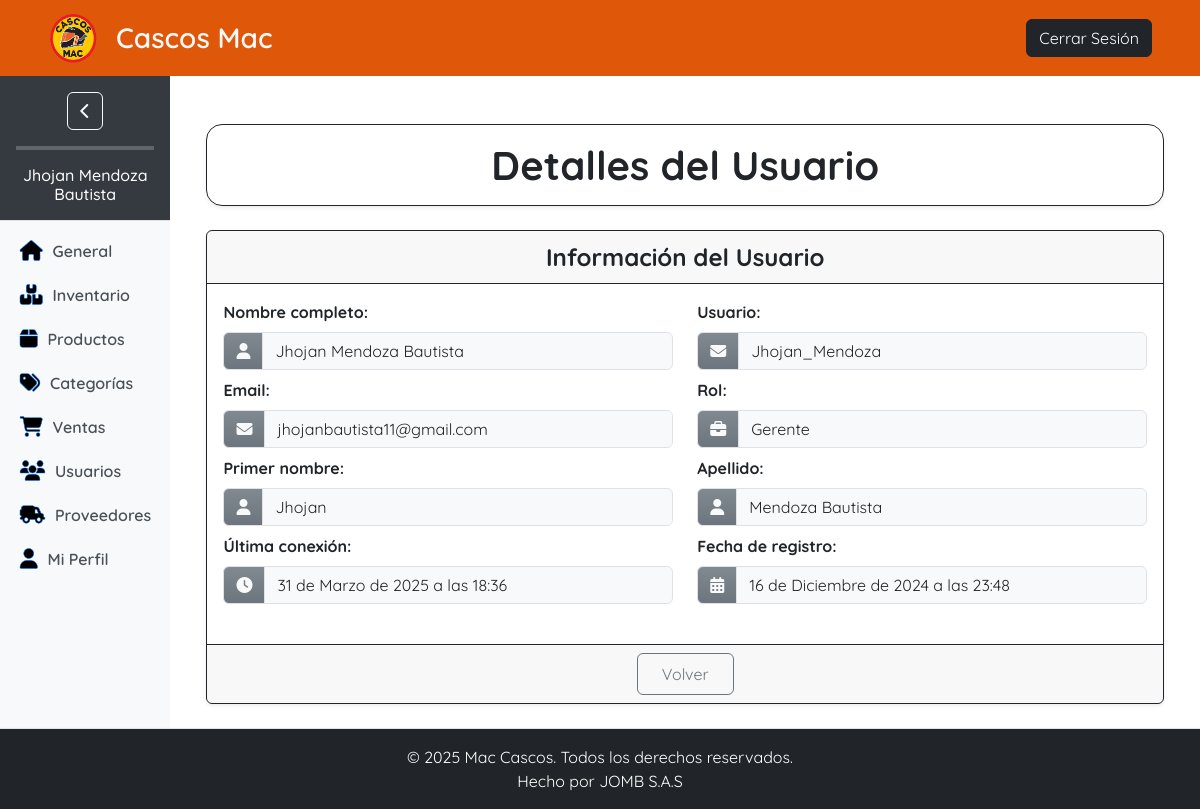
/usuarios/1/detalle/ (signed in), run on an earlier commit of the app's database.
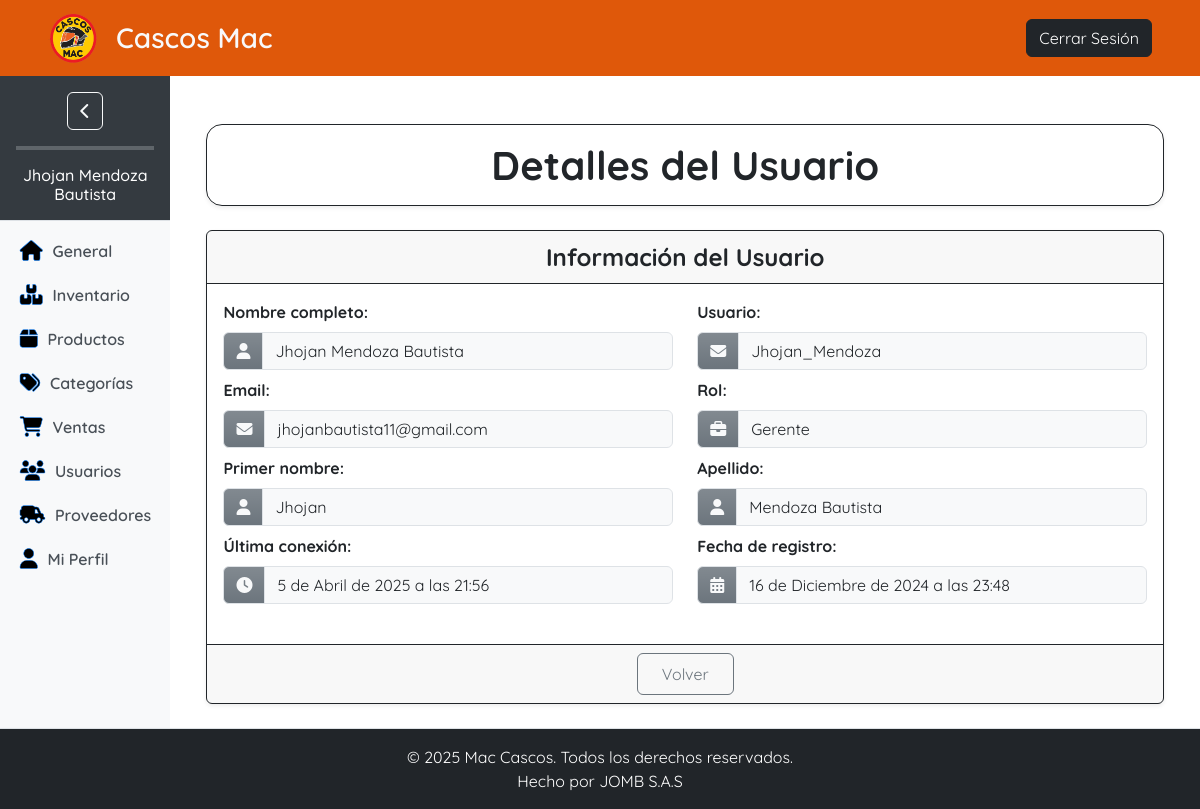
And on a later commit of the database.
### usuarios/models.py (models this page shows, shortened)
class Usuario(AbstractUser):
    EMAIL_FIELD = 'email'
    ROLES = (
        ('', 'Seleccione una opción'),
        ('gerente', 'Gerente'),
        ('vendedor', 'Vendedor'),
    )
    email = models.EmailField(unique=True)
    rol = models.CharField(
        max_length=20,
        choices=ROLES,
    )

### usuarios/views.py (the view)
# urls.py: path('<int:pk>/detalle/', DetalleDeUsuarioView.as_view(), name='detalle_usuario'),
class DetalleDeUsuarioView(LoginRequiredMixin, DetailView):
    login_url = 'login'  # Redirige si no está autenticado
    model = Usuario
    template_name = 'dashboard/usuarios/detalle_usuario.html'
    context_object_name = 'usuario'

### templates/dashboard/usuarios/detalle_usuario.html (shortened to what the changed rows need)
{% extends 'base_dashboard.html' %}
{% block content %}
<div class="container mt-4">
    <h1 class="text-center fw-bold border border-dark p-3 rounded-4 shadow-sm mb-4">Detalles del Usuario</h1>
    <div class="card shadow-sm border border-dark">
        <div class="card-body">
            <div class="row mb-3">
                <div class="col-md-6 mb-2">
                    <div class="input-group">
                        <span class="input-group-text bg-secondary bg-gradient text-light"><i class="fa-solid fa-user"></i></span>
                        <span class="form-control bg-light text-dark">
                            {{ usuario.get_full_name|default:"N/A" }}
                        </span>
                    </div>
                </div>
                <div class="col-md-6 mb-2">
                    <div class="input-group">
                        <span class="input-group-text bg-secondary bg-gradient text-light"><i class="fa-solid fa-envelope"></i></span>
                        <span class="form-control bg-light text-dark">{{ usuario.username }}</span>
                    </div>
                </div>
                <div class="col-md-6 mb-2">
                    <div class="input-group">
                        <span class="input-group-text bg-secondary bg-gradient text-light"><i class="fa-solid fa-envelope"></i></span>
                        <span class="form-control bg-light text-dark">{{ usuario.email }}</span>
                    </div>
                </div>
                <div class="col-md-6 mb-2">
                    <div class="input-group">
                        <span class="input-group-text bg-secondary bg-gradient text-light"><i class="fa-solid fa-briefcase"></i></span>
                        <span class="form-control bg-light text-dark">{{ usuario.get_rol_display }}</span>
                    </div>
                </div>
                <div class="col-md-6 mb-2">
                    <div class="input-group">
                        <span class="input-group-text bg-secondary bg-gradient text-light"><i class="fa-solid fa-user"></i></span>
                        <span class="form-control bg-light text-dark">{{ usuario.first_name }}</span>
                    </div>
                </div>
                <div class="col-md-6 mb-2">
                    <div class="input-group">
                        <span class="input-group-text bg-secondary bg-gradient text-light"><i class="fa-solid fa-user"></i></span>
                        <span class="form-control bg-light text-dark">{{ usuario.last_name }}</span>
                    </div>
                </div>
                <div class="col-md-6 mb-2">
                    <div class="input-group">
                        <span class="input-group-text bg-secondary bg-gradient text-light"><i class="fa-solid fa-clock"></i></span>
                        <span class="form-control bg-light text-dark">{{ usuario.last_login }}</span>
                    </div>
                </div>
                <div class="col-md-6 mb-2">
                    <div class="input-group">
                        <span class="input-group-text bg-secondary bg-gradient text-light"><i class="fa-solid fa-calendar-alt"></i></span>
                        <span class="form-control bg-light text-dark">{{ usuario.date_joined }}</span>
                    </div>
                </div>
            </div>
        </div>
    </div>
</div>
{% endblock %}

### templates/base_dashboard.html (shortened to what the changed rows need)
{% load static %}
<!DOCTYPE html>
<html lang="es">
<head>
    <link rel="stylesheet" href="{% static 'css/base_dash.css' %}">
    <link href="https://cdn.jsdelivr.net/npm/bootstrap@5.3.3/dist/css/bootstrap.min.css" rel="stylesheet"
>
    <link href="https://cdnjs.cloudflare.com/ajax/libs/font-awesome/6.0.0-beta3/css/all.min.css" rel="stylesheet">
    <link rel="stylesheet" href="https://cdn.jsdelivr.net/npm/bootstrap-icons@1.11.3/font/bootstrap-icons.min.css">
</head>
<body class="d-flex flex-column min-vh-100">
    <div class="d-flex flex-grow-1 overflow-hidden">
        {% if user.is_authenticated %}
            <aside class="sidebar bg-light overflow-hidden" id="sidebar">
                <div class="sidebar-header">
                    <div class="align-items-center align-content-center">
                        <div class="align-items-center align-content-center mb-3">
                            <button class="btn btn-outline-light ms-auto" id="sidebar-toggle">
                                <i class="fas fa-chevron-left" id="boton-colapso"></i>
                            </button>
                        </div>
                        <hr class="border border-2" id="division-bar">
                        <div id="user-name-column">
                            <h1 class="fs-6 mb-0" id="sidebar-user-name">
                                {{ request.user.get_full_name }}
                            </h1>
                        </div>
                    </div>
                </div>
                <nav class="sidebar-nav text-center">
                    <ul class="nav flex-column mt-2">
                        {% if user.rol == 'gerente' %}
                            <li class="nav-item">
                                <a href="{% url 'dashboard_gerente' %}" class="nav-link ajax-link" data-bs-toggle="tooltip"
                                    title="General">
                                    <i class="fa fa-house"></i> General
                                </a>
                            </li>
                            <li class="nav-item">
                                <a href="{% url 'inventario' %}" class="nav-link ajax-link" data-bs-toggle="tooltip"
                                    title="Inventario">
                                    <i class="fa fa-boxes"></i> Inventario
                                </a>
                            </li>
                            <li class="nav-item">
                                <a href="{% url 'contenido_productos' %}" class="nav-link ajax-link" data-bs-toggle="tooltip"
                                    title="Productos">
                                    <i class="fa fa-box"></i> Productos
                                </a>
                            </li>
                            <li class="nav-item">
                                <a href="{% url 'contenido_categorias' %}" class="nav-link ajax-link" data-bs-toggle="tooltip"
                                    title="Categorías">
                                    <i class="fa fa-tags"></i> Categorías
                                </a>
                            </li>
                            <li class="nav-item">
                                <a href="{% url 'ventas:contenido_ventas' %}" class="nav-link ajax-link"
                                    data-bs-toggle="tooltip" title="Ventas">
                                    <i class="fa fa-shopping-cart"></i> Ventas
                                </a>
                            </li>
                            <li class="nav-item">
                                <a href="{% url 'listar_usuarios' %}" class="nav-link ajax-link" data-bs-toggle="tooltip"
                                    title="Usuarios">
                                    <i class="fa fa-users"></i> Usuarios
                                </a>
                            </li>
                            <li class="nav-item">
                                <a href="{% url 'contenido_proveedores' %}" class="nav-link ajax-link" data-bs-toggle="tooltip"
                                    title="Proveedores">
                                    <i class="fa fa-truck-field"></i> Proveedores
                                </a>
                            </li>
                            <li class="nav-item">
                                <a href="{% url 'mi_perfil' %}" class="nav-link ajax-link" data-bs-toggle="tooltip"
                                    title="Usuarios">
                                    <i class="fa fa-user"></i> Mi Perfil
                                </a>
                            </li>
                        {% endif %}
                    </ul>
                </nav>
            </aside>
        {% endif %}
        <main class="flex-grow-1 overflow-auto p-4 container-fluid">
            {% block content %}{% endblock %}
        </main>
    </div>
</body>
</html>

What changed in the data, as far as the page shows it:
changed Usuario "Jhojan Mendoza Bautista": last_login "31 de Marzo de 2025 a las 18:36" → "5 de Abril de 2025 a las 21:56"
